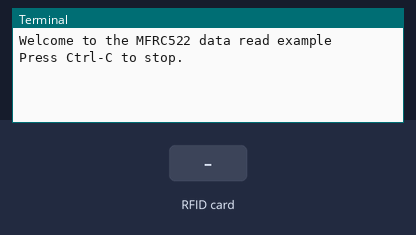
A program run on a simulated Raspberry Pi (header pin numbers). Shown: the last lines printed to the terminal. Inputs (shaded band) come from the test bench. Each call to the cloud database takes 0.3 s, and an entry nobody has set reads as its off value or as empty; the RFID card's data blocks start empty.

Above: at 1.2 s.
1.3 s: RFID card 5E 7A 19 C4 held to the reader
At 1.84 s:
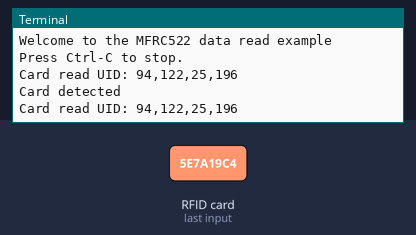
At 3.6 s:
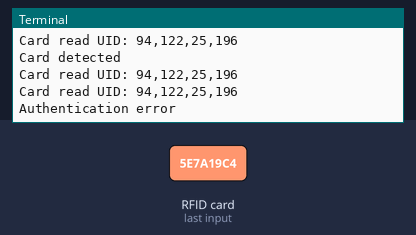

The program:

lesson5.py
```python
# (licence header left out)
import RPi.GPIO as GPIO
import mfrc522 as MFRC522
import signal
import firebase_admin
from firebase_admin import credentials
from firebase_admin import db

continue_reading = True

# Capture SIGINT for cleanup when the script is aborted
def end_read(signal,frame):
    global continue_reading
    print ("Ctrl+C captured, ending read.")
    continue_reading = False
    GPIO.cleanup()

# Hook the SIGINT
signal.signal(signal.SIGINT, end_read)

# Create an object of the class MFRC522
MIFAREReader = MFRC522.MFRC522()

# Welcome message
cred = credentials.Certificate("raspberrytest-51322-firebase-adminsdk-qdsvd-6ec84a9325.json")
firebase_admin.initialize_app(cred, {
    'databaseURL': 'https://raspberrytest-51322-default-rtdb.asia-southeast1.firebasedatabase.app/'
})
ref = db.reference('/mfrc')
print ("Welcome to the MFRC522 data read example")
print ("Press Ctrl-C to stop.")

# This loop keeps checking for chips. If one is near it will get the UID and authenticate
while continue_reading:

    # Scan for cards
    (status,TagType) = MIFAREReader.MFRC522_Request(MIFAREReader.PICC_REQIDL)

    # If a card is found
    if status == MIFAREReader.MI_OK:
        print ("Card detected")

    # Get the UID of the card
    (status,uid) = MIFAREReader.MFRC522_Anticoll()

    # If we have the UID, continue
    if status == MIFAREReader.MI_OK:

        # Print UID
        print ("Card read UID: %s,%s,%s,%s" % (uid[0], uid[1], uid[2], uid[3]))
        ref.update({
                'id': '%s,%s,%s,%s' % (uid[0], uid[1], uid[2], uid[3])
        })

        # This is the default key for authentication
        key = [0xFF,0xFF,0xFF,0xFF,0xFF,0xFF]

        # Select the scanned tag
        MIFAREReader.MFRC522_SelectTag(uid)

        # Authenticate
        status = MIFAREReader.MFRC522_Auth(MIFAREReader.PICC_AUTHENT1A, 8, key, uid)

        # Check if authenticated
        if status == MIFAREReader.MI_OK:
            MIFAREReader.MFRC522_Read(8)
            MIFAREReader.MFRC522_StopCrypto1()
        else:
            print ("Authentication error")
```

Measured:
- after the input at 1.3 s, the terminal: prints a new line at once (image 1)
